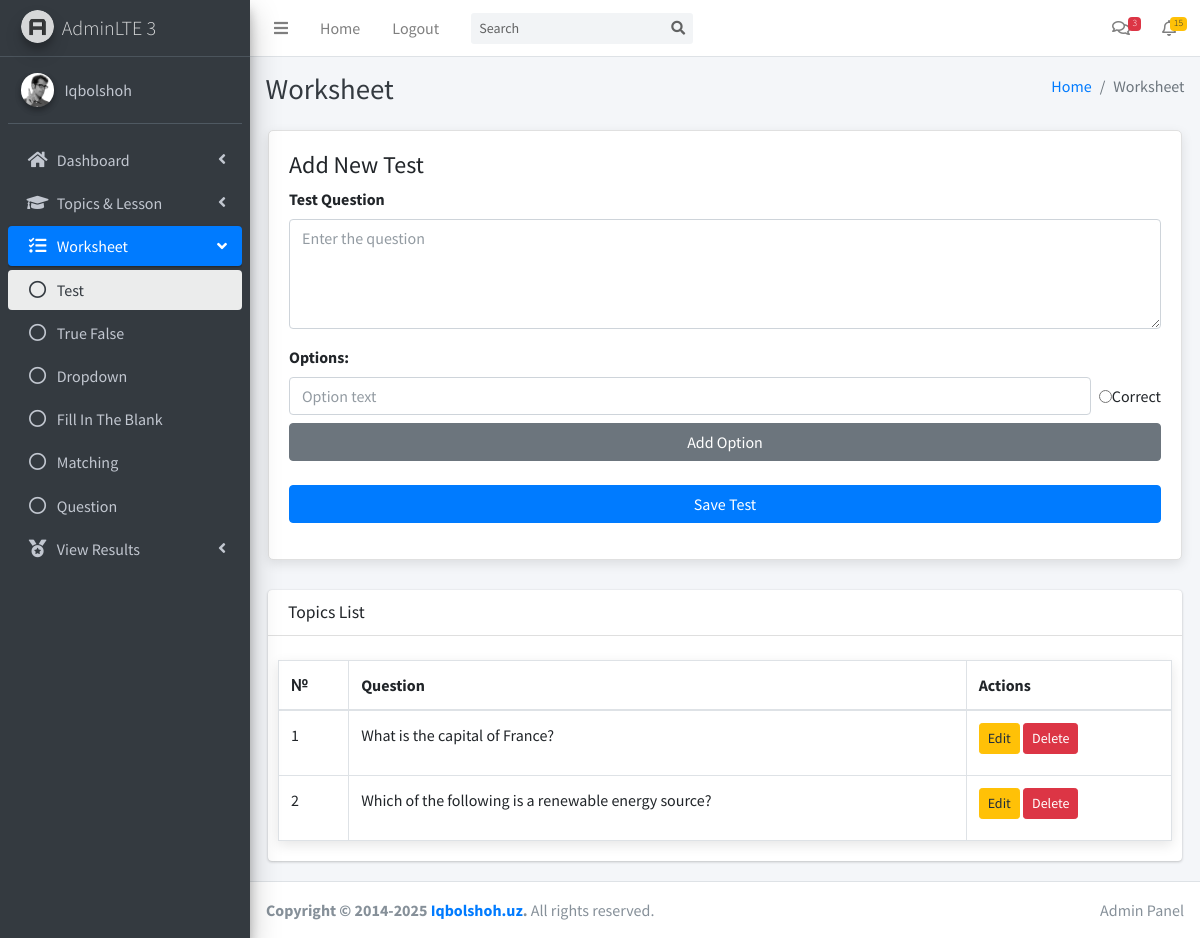
Page /admin/test.php?lessonid=1 (signed in) on the committed database.
### tables this page shows
CREATE TABLE IF NOT EXISTS test (
    id INT PRIMARY KEY AUTO_INCREMENT,
    lesson_id INT,
    question TEXT NOT NULL,
    FOREIGN KEY (lesson_id) REFERENCES lessons(id) ON DELETE CASCADE
);

### admin/config.php (called while the page is built, shortened)
<?php
class Database
{
    private $conn;
    public function __construct()
    {
        $this->conn = new mysqli(DB_SERVER, DB_USERNAME, DB_PASSWORD, DB_NAME);
    }
    public function executeQuery($sql, $params = [], $types = "")
    {
        $result = $this->conn->prepare($sql);
        if (!$result->execute()) {
            return "Execution error: " . $result->error;
        }
        return $result;
    }
    public function select($table, $columns = "*", $condition = "", $params = [], $types = "")
    {
        $sql = "SELECT $columns FROM $table" . ($condition ? " WHERE $condition" : "");
        $result = $this->executeQuery($sql, $params, $types);
        return $result->get_result()->fetch_all(MYSQLI_ASSOC);
    }
}

### admin/auth.php (called while the page is built, shortened)
<?php
include './config.php';
$query = new Database();

### admin/test.php (the view, shortened to what this page needs)
<?php include 'auth.php'?>
<?
$lessonid = isset($_GET['lessonid']) ? intval($_GET['lessonid']) : null;
if ($lessonid !== null) {
    $lessons_test = $query->select('lessons', '*', "id = '$lessonid'");
} else {
    $lessons_test = [];
}
$tests = [];
if ($lessonid !== null) {
    $tests = $query->select('test', '*', "lesson_id = '$lessonid'");
}
$edit_test = null;
?>
<!DOCTYPE html>
<html lang="en">
<head>
    <?php include 'includes/css.php'; ?>
</head>
<body class="hold-transition sidebar-mini">
    <div class="wrapper">
        <?php include 'includes/navbar.php'; ?>
        <div class="content-wrapper">
            <section class="content">
                <div class="container-fluid">
                    <div class="row">
                        <?php if ($lessons_test): ?>
                            <form method="POST" class="edit-add">
                                <h4><?= $edit_test ? 'Edit Test' : 'Add New Test' ?></h4>
                                <div class="form-group">
                                    <label for="question">Test Question</label>
                                    <textarea name="question" id="question" class="form-control" rows="4" placeholder="Enter the question" required><?= $edit_test['question'] ?? '' ?></textarea>
                                </div>
                                <div id="options-container">
                                    <label>Options:</label>
                                    <?php if ($edit_test): ?>
                                        <?php foreach ($edit_test_options as $index => $option): ?>
                                            <div class="option-item d-flex align-items-center mb-2">
                                                <input type="text" name="options[]" class="form-control mr-2" placeholder="Option text" value="<?= $option['option_text'] ?>" required>
                                                <input type="radio" name="correct_option" value="<?= $index ?>" <?= $option['is_correct'] ? 'checked' : '' ?>> Correct
                                                <button type="button" class="btn btn-danger btn-sm ml-2 remove-option">Remove</button>
                                            </div>
                                        <?php endforeach; ?>
                                    <?php else: ?>
                                        <div class="option-item d-flex align-items-center mb-2">
                                            <input type="text" name="options[]" class="form-control mr-2" placeholder="Option text" required>
                                            <input type="radio" name="correct_option" value="0" required> Correct
                                        </div>
                                    <?php endif; ?>
                                </div>
                                <button type="button" class="btn btn-secondary" id="add-option">Add Option</button>
                                <div class="form-group mt-4">
                                    <button type="submit" name="<?= $edit_test ? 'update_test' : 'add_test' ?>" class="btn btn-primary">Save Test</button>
                                </div>
                            </form>
                            <div class="card">
                                <div class="card-header">
                                    <h3 class="card-title">Topics List</h3>
                                </div>
                                <table class="table table-bordered mt-4">
                                    <thead>
                                        <tr>
                                            <th>№</th>
                                            <th>Question</th>
                                            <th>Actions</th>
                                        </tr>
                                    </thead>
                                    <tbody>
                                        <?php foreach ($tests as $index => $test): ?>
                                            <tr>
                                                <td><?= $index + 1 ?></td>
                                                <td>
                                                    <p style="white-space: pre-wrap;"><?= $test['question'] ?></p>
                                                </td>
                                                <td>
                                                    <a href="?lessonid=<?= $lessonid ?>&edit_test_id=<?= $test['id'] ?>" class="btn btn-warning btn-sm">Edit</a>
                                                    <a href="?lessonid=<?= $lessonid ?>&delete_id=<?= $test['id'] ?>" class="btn btn-danger btn-sm">Delete</a>
                                                </td>
                                            </tr>
                                        <?php endforeach; ?>
                                    </tbody>
                                </table>
                            </div>
                        <?php endif; ?>
                    </div>
                </div>
            </section>
        </div>
        <?php include 'includes/footer.php'; ?>
    </div>
</body>
</html>

### admin/test.php (style rules this page uses)
button { width: 100%; color: #fff; border: none; padding: 12px 24px; font-size: 16px; border-radius: 6px; cursor: pointer; transition: background-color 0.3s ease; }
.card { width: 100%; max-width: calc(100% - 20px); margin: 10px; margin-bottom: 20px; }
.table { background-color: rgb(255, 255, 255); padding: 20px; box-shadow: 0 4px 12px rgba(0, 0, 0, 0.1); margin: 0px 10px; margin-bottom: 20px; width: 100%; max-width: calc(100% - 20px); transition: box-shadow 0.3s ease; border: 1px solid #e0e0e0; }
.edit-add { background-color: rgb(255, 255, 255); padding: 20px; border-radius: 5px; box-shadow: 0 4px 12px rgba(0, 0, 0, 0.1); margin: 0px 10px; margin-bottom: 20px; width: 100%; max-width: calc(100% - 20px); transition: box-shadow 0.3s ease; border: 1px solid #e0e0e0; }

### rows in the picture
test: question "What is the capital of France?"
test: question "Which of the following is a renewable energy source?"

### other values in the picture
$_SESSION['first_name'] "Iqbolshoh"
$pageTitle "Worksheet"
$item['title'] "Home"
$item['title'] "Worksheet"
